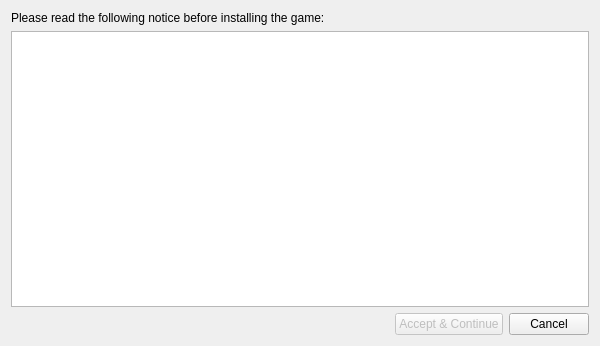
<?xml version="1.0" encoding="UTF-8"?>
<ui version="4.0">
 <class>InstallNotice</class>
 <widget class="QDialog" name="InstallNotice">
  <property name="windowModality">
   <enum>Qt::WindowModal</enum>
  </property>
  <property name="geometry">
   <rect>
    <x>0</x>
    <y>0</y>
    <width>600</width>
    <height>346</height>
   </rect>
  </property>
  <property name="windowTitle">
   <string>Dialog</string>
  </property>
  <layout class="QVBoxLayout" name="verticalLayout">
   <item>
    <widget class="QLabel" name="label">
     <property name="text">
      <string>Please read the following notice before installing the game:</string>
     </property>
    </widget>
   </item>
   <item>
    <widget class="QTextBrowser" name="textBrowser">
     <property name="source">
      <url>
       <string>qrc:/res/default_install_notice.html</string>
      </url>
     </property>
     <property name="openExternalLinks">
      <bool>true</bool>
     </property>
    </widget>
   </item>
   <item>
    <layout class="QGridLayout" name="gridLayout">
     <item row="0" column="0">
      <spacer name="horizontalSpacer">
       <property name="orientation">
        <enum>Qt::Horizontal</enum>
       </property>
       <property name="sizeHint" stdset="0">
        <size>
         <width>40</width>
         <height>20</height>
        </size>
       </property>
      </spacer>
     </item>
     <item row="0" column="1">
      <widget class="QPushButton" name="btnAccept">
       <property name="enabled">
        <bool>false</bool>
       </property>
       <property name="text">
        <string>Accept &amp;&amp; Continue</string>
       </property>
       <property name="default">
        <bool>true</bool>
       </property>
      </widget>
     </item>
     <item row="0" column="2">
      <widget class="QPushButton" name="btnCancel">
       <property name="text">
        <string>Cancel</string>
       </property>
      </widget>
     </item>
    </layout>
   </item>
  </layout>
 </widget>
 <resources/>
 <connections>
  <connection>
   <sender>btnAccept</sender>
   <signal>clicked()</signal>
   <receiver>InstallNotice</receiver>
   <slot>accept()</slot>
   <hints>
    <hint type="sourcelabel">
     <x>460</x>
     <y>324</y>
    </hint>
    <hint type="destinationlabel">
     <x>299</x>
     <y>172</y>
    </hint>
   </hints>
  </connection>
  <connection>
   <sender>btnCancel</sender>
   <signal>clicked()</signal>
   <receiver>InstallNotice</receiver>
   <slot>reject()</slot>
   <hints>
    <hint type="sourcelabel">
     <x>552</x>
     <y>324</y>
    </hint>
    <hint type="destinationlabel">
     <x>299</x>
     <y>172</y>
    </hint>
   </hints>
  </connection>
  <connection>
   <sender>textBrowser</sender>
   <signal>cursorPositionChanged()</signal>
   <receiver>InstallNotice</receiver>
   <slot>enableAcceptButton()</slot>
   <hints>
    <hint type="sourcelabel">
     <x>299</x>
     <y>166</y>
    </hint>
    <hint type="destinationlabel">
     <x>299</x>
     <y>172</y>
    </hint>
   </hints>
  </connection>
 </connections>
 <slots>
  <slot>enableAcceptButton()</slot>
 </slots>
</ui>
